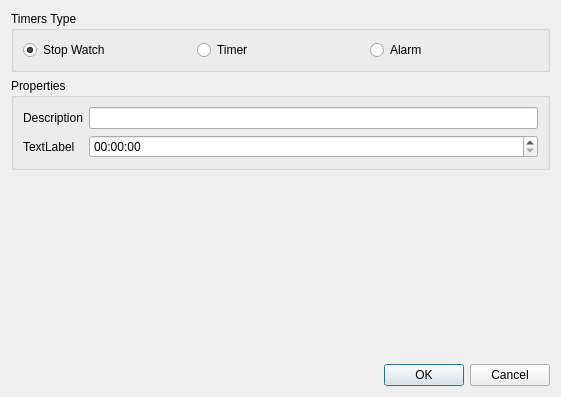
<?xml version="1.0" encoding="UTF-8"?>
<ui version="4.0">
 <class>AddTimerDialog</class>
 <widget class="QDialog" name="AddTimerDialog">
  <property name="geometry">
   <rect>
    <x>0</x>
    <y>0</y>
    <width>561</width>
    <height>397</height>
   </rect>
  </property>
  <property name="windowTitle">
   <string>Dialog</string>
  </property>
  <layout class="QVBoxLayout" name="verticalLayout">
   <item>
    <widget class="QGroupBox" name="timersTypeGroupBox">
     <property name="title">
      <string>Timers Type</string>
     </property>
     <layout class="QHBoxLayout" name="horizontalLayout">
      <item>
       <widget class="QRadioButton" name="stopWatchRadioButton">
        <property name="text">
         <string>Stop Watch</string>
        </property>
        <property name="checked">
         <bool>true</bool>
        </property>
       </widget>
      </item>
      <item>
       <widget class="QRadioButton" name="timerRadioButton">
        <property name="text">
         <string>Timer</string>
        </property>
       </widget>
      </item>
      <item>
       <widget class="QRadioButton" name="alarmRadioButton">
        <property name="text">
         <string>Alarm</string>
        </property>
       </widget>
      </item>
     </layout>
    </widget>
   </item>
   <item>
    <widget class="QGroupBox" name="propertiesGroupBox">
     <property name="title">
      <string>Properties</string>
     </property>
     <layout class="QFormLayout" name="formLayout">
      <item row="0" column="0">
       <widget class="QLabel" name="timerNameLabel">
        <property name="text">
         <string>Description</string>
        </property>
       </widget>
      </item>
      <item row="0" column="1">
       <widget class="QLineEdit" name="lineEdit"/>
      </item>
      <item row="1" column="0">
       <widget class="QLabel" name="label">
        <property name="text">
         <string>TextLabel</string>
        </property>
       </widget>
      </item>
      <item row="1" column="1">
       <widget class="QTimeEdit" name="timeEdit"/>
      </item>
     </layout>
    </widget>
   </item>
   <item>
    <spacer name="verticalSpacer">
     <property name="orientation">
      <enum>Qt::Vertical</enum>
     </property>
     <property name="sizeHint" stdset="0">
      <size>
       <width>20</width>
       <height>40</height>
      </size>
     </property>
    </spacer>
   </item>
   <item>
    <widget class="QDialogButtonBox" name="buttonBox">
     <property name="orientation">
      <enum>Qt::Horizontal</enum>
     </property>
     <property name="standardButtons">
      <set>QDialogButtonBox::Cancel|QDialogButtonBox::Ok</set>
     </property>
    </widget>
   </item>
  </layout>
 </widget>
 <resources/>
 <connections>
  <connection>
   <sender>buttonBox</sender>
   <signal>accepted()</signal>
   <receiver>AddTimerDialog</receiver>
   <slot>accept()</slot>
   <hints>
    <hint type="sourcelabel">
     <x>248</x>
     <y>254</y>
    </hint>
    <hint type="destinationlabel">
     <x>157</x>
     <y>274</y>
    </hint>
   </hints>
  </connection>
  <connection>
   <sender>buttonBox</sender>
   <signal>rejected()</signal>
   <receiver>AddTimerDialog</receiver>
   <slot>reject()</slot>
   <hints>
    <hint type="sourcelabel">
     <x>316</x>
     <y>260</y>
    </hint>
    <hint type="destinationlabel">
     <x>286</x>
     <y>274</y>
    </hint>
   </hints>
  </connection>
 </connections>
</ui>
